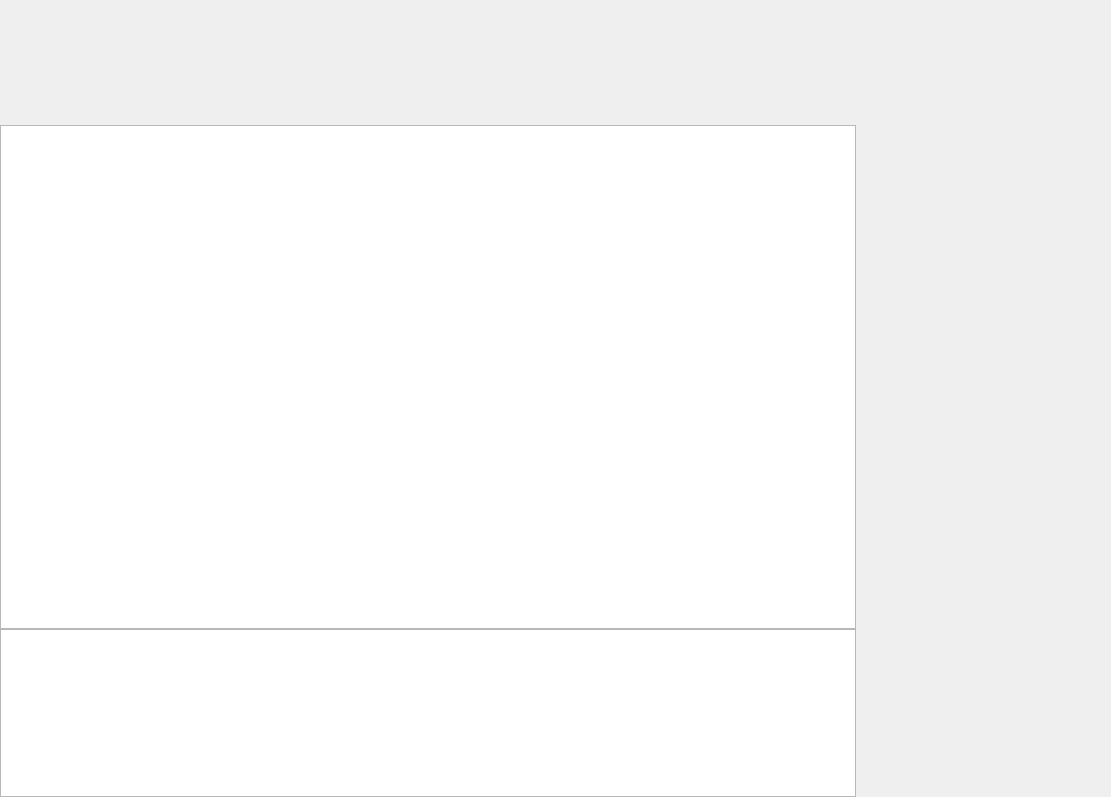
<?xml version="1.0" encoding="UTF-8"?>
<ui version="4.0">
 <class>tab_gold_fich</class>
 <widget class="QScrollArea" name="tab_gold_fich">
  <property name="geometry">
   <rect>
    <x>0</x>
    <y>0</y>
    <width>1111</width>
    <height>797</height>
   </rect>
  </property>
  <property name="windowTitle">
   <string>ScrollArea</string>
  </property>
  <property name="frameShape">
   <enum>QFrame::NoFrame</enum>
  </property>
  <property name="frameShadow">
   <enum>QFrame::Plain</enum>
  </property>
  <property name="lineWidth">
   <number>0</number>
  </property>
  <property name="widgetResizable">
   <bool>true</bool>
  </property>
  <widget class="QWidget" name="scrollAreaWidgetContents">
   <property name="geometry">
    <rect>
     <x>0</x>
     <y>0</y>
     <width>1111</width>
     <height>797</height>
    </rect>
   </property>
   <layout class="QVBoxLayout" name="verticalLayout" stretch="1,3">
    <property name="spacing">
     <number>0</number>
    </property>
    <property name="leftMargin">
     <number>0</number>
    </property>
    <property name="topMargin">
     <number>0</number>
    </property>
    <property name="rightMargin">
     <number>0</number>
    </property>
    <property name="bottomMargin">
     <number>0</number>
    </property>
    <item>
     <widget class="QFrame" name="TopBoard">
      <property name="sizePolicy">
       <sizepolicy hsizetype="Preferred" vsizetype="Fixed">
        <horstretch>0</horstretch>
        <verstretch>0</verstretch>
       </sizepolicy>
      </property>
      <property name="minimumSize">
       <size>
        <width>0</width>
        <height>125</height>
       </size>
      </property>
      <property name="maximumSize">
       <size>
        <width>16777215</width>
        <height>125</height>
       </size>
      </property>
      <property name="frameShape">
       <enum>QFrame::NoFrame</enum>
      </property>
      <property name="frameShadow">
       <enum>QFrame::Plain</enum>
      </property>
      <property name="lineWidth">
       <number>0</number>
      </property>
      <layout class="QHBoxLayout" name="horizontalLayout">
       <property name="leftMargin">
        <number>0</number>
       </property>
       <property name="topMargin">
        <number>0</number>
       </property>
       <property name="rightMargin">
        <number>0</number>
       </property>
       <property name="bottomMargin">
        <number>0</number>
       </property>
      </layout>
     </widget>
    </item>
    <item>
     <widget class="QFrame" name="MainFrame">
      <property name="frameShape">
       <enum>QFrame::NoFrame</enum>
      </property>
      <property name="frameShadow">
       <enum>QFrame::Plain</enum>
      </property>
      <property name="lineWidth">
       <number>0</number>
      </property>
      <layout class="QHBoxLayout" name="horizontalLayout_2" stretch="1,1">
       <property name="spacing">
        <number>5</number>
       </property>
       <property name="leftMargin">
        <number>0</number>
       </property>
       <property name="topMargin">
        <number>0</number>
       </property>
       <property name="rightMargin">
        <number>0</number>
       </property>
       <property name="bottomMargin">
        <number>0</number>
       </property>
       <item>
        <widget class="QFrame" name="GameBoard">
         <property name="frameShape">
          <enum>QFrame::NoFrame</enum>
         </property>
         <property name="frameShadow">
          <enum>QFrame::Plain</enum>
         </property>
         <property name="lineWidth">
          <number>0</number>
         </property>
         <layout class="QVBoxLayout" name="verticalLayout_3" stretch="3,1">
          <property name="spacing">
           <number>0</number>
          </property>
          <property name="leftMargin">
           <number>0</number>
          </property>
          <property name="topMargin">
           <number>0</number>
          </property>
          <property name="rightMargin">
           <number>0</number>
          </property>
          <property name="bottomMargin">
           <number>0</number>
          </property>
          <item>
           <widget class="PGraphicsView" name="TabledeJeu">
            <property name="verticalScrollBarPolicy">
             <enum>Qt::ScrollBarAlwaysOff</enum>
            </property>
            <property name="horizontalScrollBarPolicy">
             <enum>Qt::ScrollBarAlwaysOff</enum>
            </property>
           </widget>
          </item>
          <item>
           <widget class="HandGraphicsView" name="HandView">
            <property name="minimumSize">
             <size>
              <width>0</width>
              <height>150</height>
             </size>
            </property>
            <property name="maximumSize">
             <size>
              <width>16777215</width>
              <height>300</height>
             </size>
            </property>
            <property name="backgroundBrush">
             <brush brushstyle="SolidPattern">
              <color alpha="255">
               <red>170</red>
               <green>170</green>
               <blue>255</blue>
              </color>
             </brush>
            </property>
           </widget>
          </item>
         </layout>
        </widget>
       </item>
       <item>
        <widget class="QFrame" name="SideBoard">
         <property name="sizePolicy">
          <sizepolicy hsizetype="Fixed" vsizetype="Preferred">
           <horstretch>0</horstretch>
           <verstretch>0</verstretch>
          </sizepolicy>
         </property>
         <property name="minimumSize">
          <size>
           <width>250</width>
           <height>0</height>
          </size>
         </property>
         <property name="maximumSize">
          <size>
           <width>250</width>
           <height>16777215</height>
          </size>
         </property>
         <property name="frameShape">
          <enum>QFrame::NoFrame</enum>
         </property>
         <property name="frameShadow">
          <enum>QFrame::Plain</enum>
         </property>
         <property name="lineWidth">
          <number>0</number>
         </property>
         <layout class="QVBoxLayout" name="verticalLayout_2">
          <property name="leftMargin">
           <number>0</number>
          </property>
          <property name="topMargin">
           <number>0</number>
          </property>
          <property name="rightMargin">
           <number>5</number>
          </property>
          <property name="bottomMargin">
           <number>0</number>
          </property>
         </layout>
        </widget>
       </item>
      </layout>
     </widget>
    </item>
   </layout>
  </widget>
 </widget>
 <customwidgets>
  <customwidget>
   <class>PGraphicsView</class>
   <extends>QGraphicsView</extends>
   <header>playground.h</header>
  </customwidget>
  <customwidget>
   <class>HandGraphicsView</class>
   <extends>QGraphicsView</extends>
   <header location="global">playground.h</header>
  </customwidget>
 </customwidgets>
 <resources/>
 <connections/>
</ui>
